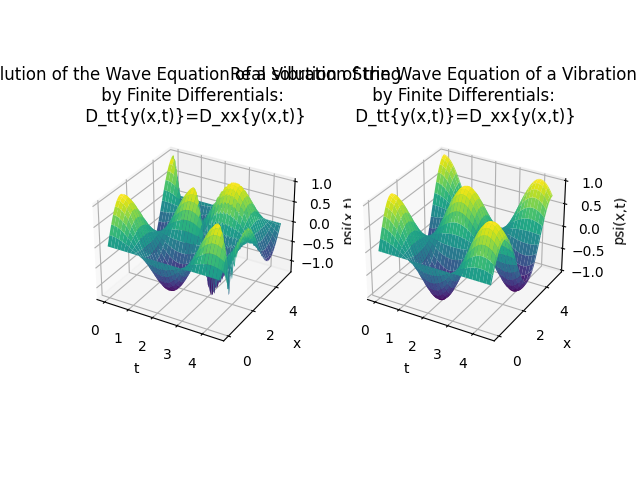

Here is the Python script that generated this plot:
#Definición de librerias para graficar y usar formulas matematicas.
import math
import numpy as np
import matplotlib.pyplot as plt

#Definición de la función que genera el arreglo de ceros.
def zero_function(t,x):
    return 0*np.sin(x)

#Definición de la función tal que: y(x,0)=f(x).
def f(x):
    pi = math.pi
    return np.sin(pi*x/2)

#Definición de la función tal que: y_{t}(x,0)=g(x).
def g(x):
    return 0

#Definición de la función tal que: y(0,t)=h(x).
def h(t):
    return 0

#Definición de la función tal que: y(1,t)=m(x).
def m(t):
    return 0

#Definición de la función que genera la grafica real.
def Yreal(c,t,x):
    pi = math.pi
    return (np.sin(pi*(x+c*t)/2)+np.sin(pi*(x-c*t)/2))/2

#Introducción al problema y codigo.
print("Programa que determina la solución de la ecuación de onda: \n",
      "D_{tt}[y(x,t)]=(c^2)D_{xx}[y(x,t)], sujeta a: \n y(0,t)=y(L,t)=0; \n y(x,0)=sin(pi*x/2); \n y_{t}(x,0)=0 \n con: c=1")

print("El problema físico indica el movimiento ondulatorio de una cuerda")

#Definición de los valores iniciales.
t0,x0 = 0,0
xf = float(input("Dar hasta que valor de x se desea obtener la proyección de la función (de preferenciamayor a 2) "))
tf = 0.5*xf

#Obtención de la cantidad de intervalos y reescritura la naturaleza de los elementos.
n,c0 = int(input("Dar la cantidad de intervalos deseados ")),1

deltat,deltax = abs(tf-t0)/n,abs(xf-x0)/n
c = c0*deltat/deltax

#Definición de los arreglos del tiempo, el desplazamiento y la proyección inicial de Y.
T,X = np.linspace(t0,tf,n+1),np.linspace(x0,xf,n+1)
T_data,X_data = np.meshgrid(T,X)
Y = zero_function(T_data,X_data)
Y_real = Yreal(c0,T_data,X_data)

#Obtención de los valores de Y(x,t) bajo las condiciones iniciales.
Y[0][0] = f(X[0])

for i in range(1,n+1):
    Y[i][0] = f(X[i])
    Y[0][i] = h(T[i])
    Y[n][i] = m(T[i])

#Obtención de los valores de Y(x,t) mediante la primera ecuación del metodo de diferencias finitas.
for i in range(1,n):
    Y[i][1] = Y[i][0]+g(X[i])*deltat-0.5*(c**2)*(Y[i+1][0]-2*Y[i][0]+Y[i-1][0])

#Obtención de los valores de Y(x,t) mediante la segunda ecuación del metodo de diferencias finitas.
for j in range(1,n):
    for i in range(1,n):
        Y[i][j+1] = 2*Y[i][j]-Y[i][j-1]+(c**2)*(Y[i+1][j]-2*Y[i][j]+Y[i-1][j])

#Escritura de los datos en un documento .txt
TextFile = open("Vibration-String-Equation.txt","w+")

a,b,c = "       ","       ",""
for j in range(0,n+1):
    c = "x={},j={} ".format(X[j],j)
    for i in range(0,n+1):
        a += "    t={} ".format(T[i])
        b += "     i= {}  ".format(i)
        c += " {:.2f} ".format(Y[i][j])

    if j==0:
        a += "\n"
        b += "\n"

        TextFile.write(a) , TextFile.write(b)

    c += "\n"
    TextFile.write(c)

#Cierre del documento .txt
TextFile.close()

#Definición de las funciones que generan la grafica en R^3
fig = plt.figure()

#Primera grafica: Datos numericos
ax = fig.add_subplot(1, 2, 1, projection='3d')
ax.set_title("Solution of the Wave Equation of a Vibration String \n by Finite Differentials: \n D_tt{y(x,t)}=D_xx{y(x,t)}")
ax.set_xlabel("t"),ax.set_ylabel("x"),ax.set_zlabel("psi(x,t)")
ax.plot_surface(T_data,X_data,Y,cmap="viridis")

#Segunda grafica: Datos reales.
ax = fig.add_subplot(1, 2, 2, projection='3d')
ax.set_title("Real solution of the Wave Equation of a Vibration String \n by Finite Differentials: \n D_tt{y(x,t)}=D_xx{y(x,t)}")
ax.set_xlabel("t"),ax.set_ylabel("x"),ax.set_zlabel("psi(x,t)")
ax.plot_surface(T_data,X_data,Y_real,cmap="viridis")

#Guardado de la imagen de ambas graficas.
plt.savefig("Vibration-String-Equation.png")

plt.show()
